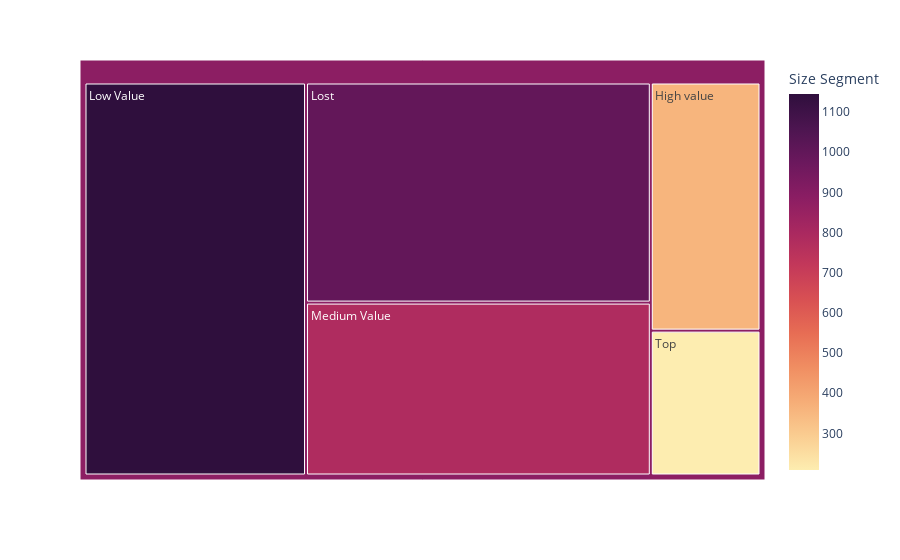

Notebook code cell kept with this figure:
### Code cell
rfm.rfm_tree_map(df_transactions_clean, "profit", "transaction_date", "customer_id", "transaction_id")

### Figure 1 — Plotly figure (JSON) as saved in the notebook; plotly's stock layout.template omitted (floating-point values rounded to 4 significant figures)
{"data": [{"branchvalues": "total", "customdata": [["High value", 358], ["Lost", 998], ["Low Value", 1145], ["Medium Value", 784], ["Top", 209], ["(?)", 885.4]], "domain": {"x": [0, 1], "y": [0, 1]}, "hovertemplate": "labels=%{label}<br>Size Segment_sum=%{value}<br>parent=%{parent}<br>id=%{id}<br>Size Segment=%{color}<extra></extra>", "ids": ["<br>/High value", "<br>/Lost", "<br>/Low Value", "<br>/Medium Value", "<br>/Top", "<br>"], "labels": ["High value", "Lost", "Low Value", "Medium Value", "Top", "<br>"], "marker": {"coloraxis": "coloraxis", "colors": [358, 998, 1145, 784, 209, 885.4]}, "name": "", "parents": ["<br>", "<br>", "<br>", "<br>", "<br>", ""], "type": "treemap", "values": [358, 998, 1145, 784, 209, 3494]}], "layout": {"coloraxis": {"colorbar": {"title": {"text": "Size Segment"}}, "colorscale": [[0, "rgb(253, 237, 176)"], [0.09091, "rgb(250, 205, 145)"], [0.1818, "rgb(246, 173, 119)"], [0.2727, "rgb(240, 142, 98)"], [0.3636, "rgb(231, 109, 84)"], [0.4545, "rgb(216, 80, 83)"], [0.5455, "rgb(195, 56, 90)"], [0.6364, "rgb(168, 40, 96)"], [0.7273, "rgb(138, 29, 99)"], [0.8182, "rgb(107, 24, 93)"], [0.9091, "rgb(76, 21, 80)"], [1, "rgb(47, 15, 61)"]]}, "legend": {"tracegroupgap": 0}, "margin": {"t": 60}}}
